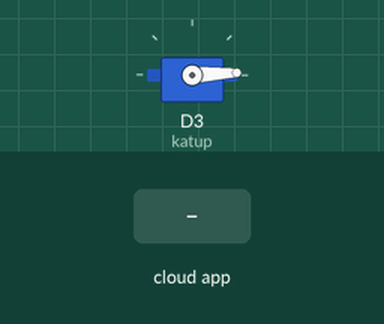
Recording of a sketch running on a simulated ESP8266 (Wemos D1 mini). Shown: servo. Inputs (shaded band) come from the test bench. WiFi joins after 1.5 s; servers stay silent unless stated; the Firebase database answers and starts empty.

Above: at 3.2 s.
3.3 s: the phone or cloud app sets kuncipintu to 1
At 4.1 s:
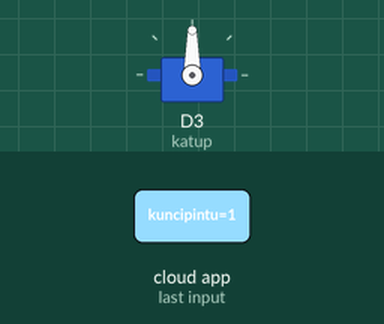
4.8 s: the phone or cloud app sets kuncipintu to 0
At 5.9 s:
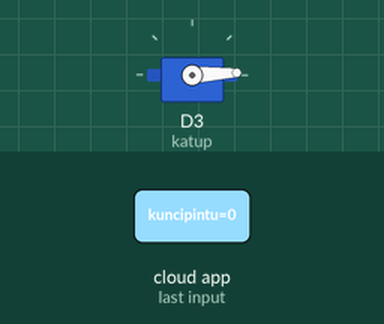
Timing chart, 0 to 7.8 s (numbered marks = the images above; inputs shaded):
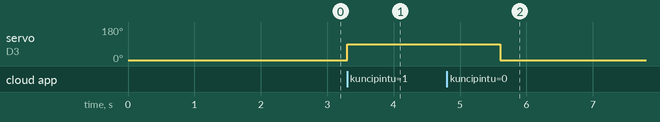

The sketch:

Shortcode_Arduino.ino
```cpp
#include <ESP8266WiFi.h>
#include <FirebaseArduino.h>//jika error maka Downgrade "Arduinojson by Benoit Blanchon" to the version 5.13.2. di menu manage library
// Set these to run example.
#define FIREBASE_HOST "arduinouyp.firebaseio.com"
#define FIREBASE_AUTH "I4ypeV1hhiElxSk4JBwUB8qWP33Zcp5GsEm1v1oi"
#define WIFI_SSID "ARDUINO"
#define WIFI_PASSWORD "123456789"
#include <Servo.h>
Servo myservo;
//int buzzer=D4;
String nilai;
int katup=D3;//servo


void setup() {//wemos d1 mini
myservo.attach(katup);
myservo.write(3);
//pinMode(LED_BUILTIN,OUTPUT);
//digitalWrite(LED_BUILTIN, HIGH);
  // connect to wifi.
  WiFi.begin(WIFI_SSID, WIFI_PASSWORD);
  while (WiFi.status() != WL_CONNECTED) {
    delay(1000);
  }
  Firebase.begin(FIREBASE_HOST, FIREBASE_AUTH);
}

void loop() {
  nilai=Firebase.getString("kontrolpintu/kuncipintu");
  //Firebase.setString("kontrolpintu/kuncipintu",nilai);
  if (nilai.indexOf("0")>=0){     //tutup kunci
  //digitalWrite(LED_BUILTIN, LOW);
  myservo.write(3);

  }
  else if(nilai.indexOf("1")>=0){ //buka kunci
  //digitalWrite(LED_BUILTIN, HIGH);
  myservo.write(90);
  //Firebase.setString("kontrolpintu/kuncipintu","0");
  }

delay(1000);
}
```

Measured:
- after the input at 3.3 s, servo on D3 (katup): 3° → 90° at once
- after the input at 4.8 s, servo on D3 (katup): 90° → 3° after 0.80 s
